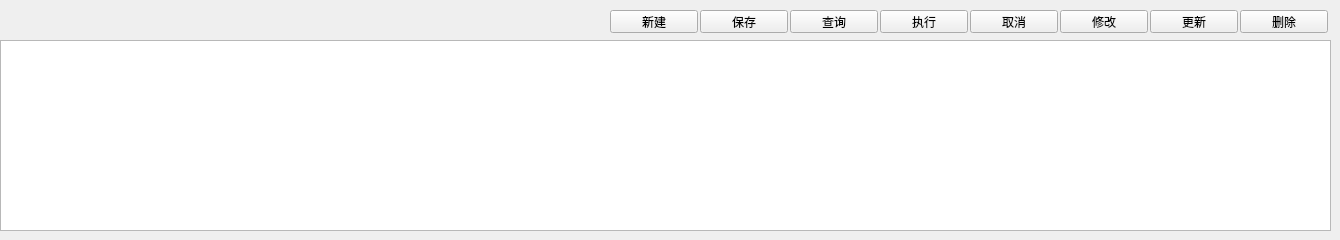
    <widget class="QWidget" name="Mtab_Purchase_Job">
     <attribute name="title">
      <string>采购任务</string>
     </attribute>
     <widget class="QTableWidget" name="tbw_Purchase_Job">
      <property name="geometry">
       <rect>
        <x>0</x>
        <y>40</y>
        <width>1331</width>
        <height>191</height>
       </rect>
      </property>
     </widget>
     <widget class="QPushButton" name="pbtn_Purchase_Job_Query">
      <property name="geometry">
       <rect>
        <x>790</x>
        <y>10</y>
        <width>88</width>
        <height>23</height>
       </rect>
      </property>
      <property name="text">
       <string>查询</string>
      </property>
     </widget>
     <widget class="QPushButton" name="pbtn_Purchase_Job_Cancel">
      <property name="geometry">
       <rect>
        <x>970</x>
        <y>10</y>
        <width>88</width>
        <height>23</height>
       </rect>
      </property>
      <property name="text">
       <string>取消</string>
      </property>
     </widget>
     <widget class="QPushButton" name="pbtn_Purchase_Job_Save">
      <property name="geometry">
       <rect>
        <x>700</x>
        <y>10</y>
        <width>88</width>
        <height>23</height>
       </rect>
      </property>
      <property name="text">
       <string>保存</string>
      </property>
     </widget>
     <widget class="QPushButton" name="pbtn_Purchase_Job_Update">
      <property name="geometry">
       <rect>
        <x>1150</x>
        <y>10</y>
        <width>88</width>
        <height>23</height>
       </rect>
      </property>
      <property name="text">
       <string>更新</string>
      </property>
     </widget>
     <widget class="QPushButton" name="pbtn_Purchase_Job_Delete">
      <property name="geometry">
       <rect>
        <x>1240</x>
        <y>10</y>
        <width>88</width>
        <height>23</height>
       </rect>
      </property>
      <property name="text">
       <string>删除</string>
      </property>
     </widget>
     <widget class="QPushButton" name="pbtn_Purchase_Job_Modify">
      <property name="geometry">
       <rect>
        <x>1060</x>
        <y>10</y>
        <width>88</width>
        <height>23</height>
       </rect>
      </property>
      <property name="text">
       <string>修改</string>
      </property>
     </widget>
     <widget class="QPushButton" name="pbtn_Purchase_Job_Run">
      <property name="geometry">
       <rect>
        <x>880</x>
        <y>10</y>
        <width>88</width>
        <height>23</height>
       </rect>
      </property>
      <property name="text">
       <string>执行</string>
      </property>
     </widget>
     <widget class="QPushButton" name="pbtn_Purchase_Job_New">
      <property name="geometry">
       <rect>
        <x>610</x>
        <y>10</y>
        <width>88</width>
        <height>23</height>
       </rect>
      </property>
      <property name="text">
       <string>新建</string>
      </property>
     </widget>
    </widget>
